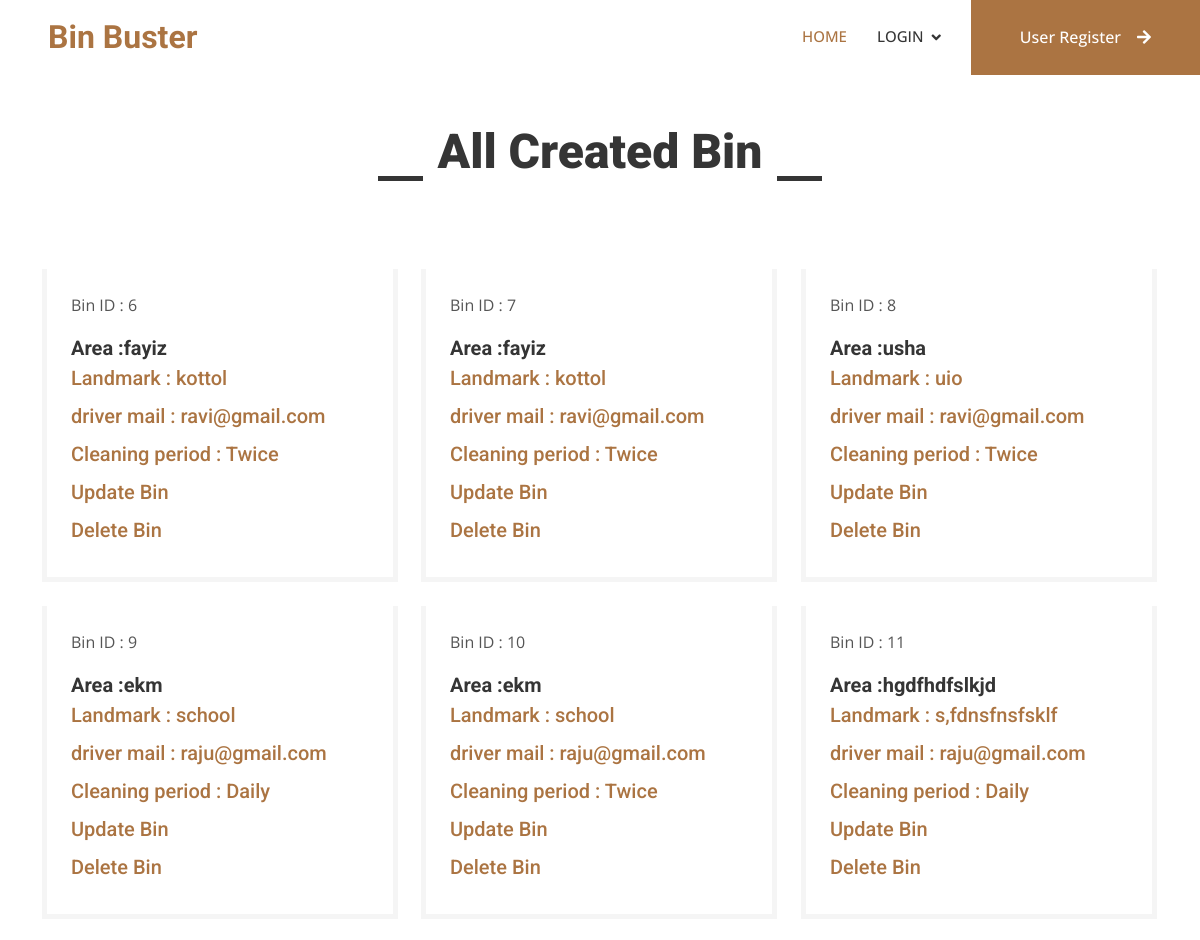
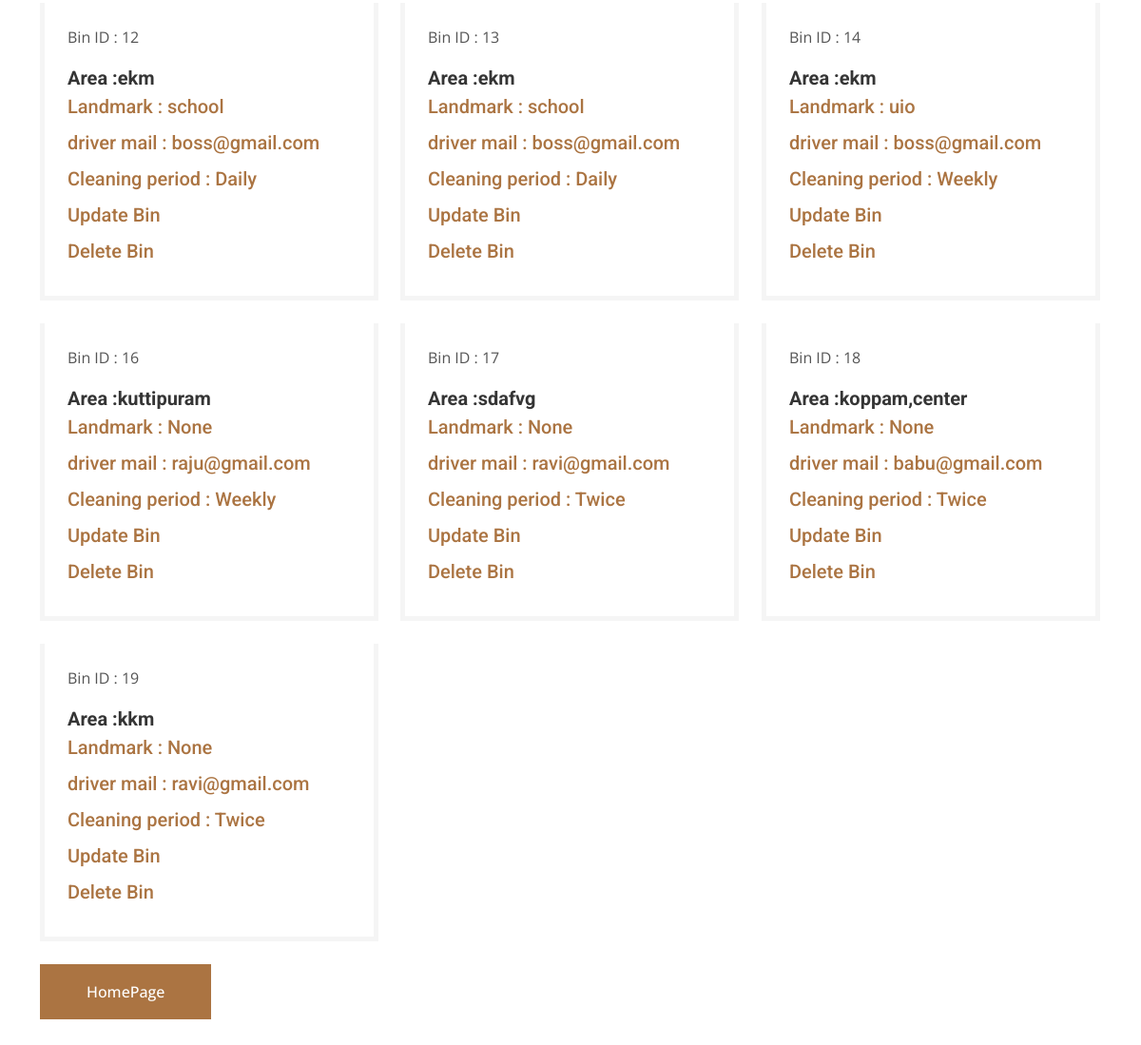
/updatebin, run on the app's committed database (2 pictures, top to bottom).
### garbageapp/models.py (models this page shows)
class bin(models.Model):
    area=models.CharField(max_length=25)
    landmark=models.CharField(max_length=25,null=True)
    dmail=models.CharField(max_length=25)
    period=models.CharField(max_length=25)
    complaint = models.ForeignKey('regcomp',null=True, on_delete=models.CASCADE, related_name='bins')

### garbageapp/views.py (the view)
# urls.py: path('updatebin',views.updatebin,name="updatebin"),
def updatebin(request):
    details=bin.objects.all()
    return render(request,"bin.html",{'details':details})

### templates/bin.html (shortened to what this page needs)
{% extends 'base.html' %}
{% block body %}
    <div class="container-xxl py-5">
        <div class="container">
            <div class="section-title text-center">
                <h1 class="display-5 mb-5">All Created Bin</h1>
            </div>
            <div class="row mt-n2 wow fadeInUp" data-wow-delay="0.3s">
                <div class="col-12 text-center">
                </div>
            </div>
            <div class="row g-4 portfolio-container">
                {% if details %}
                {% for i in details %}
                <div class="col-lg-4 col-md-6 portfolio-item first wow fadeInUp" data-wow-delay="0.1s">
                    <div class="rounded overflow-hidden">
                        <div class="border border-5 border-light border-top-0 p-4">
                            <p> Bin ID : {{i.id}}</p>
                            <h5 class="lh-base mb-0">Area :{{i.area}}</a>
                            <p class="text-primary fw-medium mb-2">Landmark : {{i.landmark}} </p>
                            <p class="text-primary fw-medium mb-2">driver mail : {{i.dmail}} </p>
                            <p class="text-primary fw-medium mb-2">Cleaning period : {{i.period}} </p>
                            <p class="text-primary fw-medium mb-2"><a href="updatebin1/{{i.id}}">Update Bin</a></p>
                            <p class="text-primary fw-medium mb-2"><a href="deletebin/{{i.id}}">Delete Bin</a></p>
                        </div>
                    </div>
                </div>
                {% endfor %}
                {% endif %}
            </div><br>
            <a href="{% url 'admin2' %}" class="btn btn-primary py-3 px-5">HomePage</a>
        </div>
    </div>
{% endblock %}

### static/css/style.css (style rules this page uses)
:root { --primary: #AB7442; --light: #F5F5F5; --dark: #353535; }
.fw-medium { font-weight: 500 !important; }
.btn { font-weight: 500; transition: .5s; }
.btn.btn-primary, .btn.btn-secondary { color: #FFFFFF; }
.section-title h1 { position: relative; display: inline-block; padding: 0 60px; }
.section-title h1::before, .section-title h1::after { position: absolute; content: ""; width: 45px; height: 5px; bottom: 0; background: var(--dark); }
.section-title h1::before { left: 0; }
.section-title h1::after { right: 0; }

### data on the page
bin: id "6", area "fayiz", landmark "kottol", dmail "ravi@gmail.com", period "Twice"
bin: id "7", area "fayiz", landmark "kottol", dmail "ravi@gmail.com", period "Twice"
bin: id "8", area "usha", landmark "uio", dmail "ravi@gmail.com", period "Twice"
bin: id "9", area "ekm", landmark "school", dmail "raju@gmail.com", period "Daily"
bin: id "10", area "ekm", landmark "school", dmail "raju@gmail.com", period "Twice"
bin: id "11", area "hgdfhdfslkjd", landmark "s,fdnsfnsfsklf", dmail "raju@gmail.com", period "Daily"
bin: id "12", area "ekm", landmark "school", dmail "boss@gmail.com", period "Daily"
bin: id "13", area "ekm", landmark "school", dmail "boss@gmail.com", period "Daily"
bin: id "14", area "ekm", landmark "uio", dmail "boss@gmail.com", period "Weekly"
bin: id "16", area "kuttipuram", landmark "None", dmail "raju@gmail.com", period "Weekly"
bin: id "17", area "sdafvg", landmark "None", dmail "ravi@gmail.com", period "Twice"
bin: id "18", area "koppam,center", landmark "None", dmail "babu@gmail.com", period "Twice"
bin: id "19", area "kkm", landmark "None", dmail "ravi@gmail.com", period "Twice"
